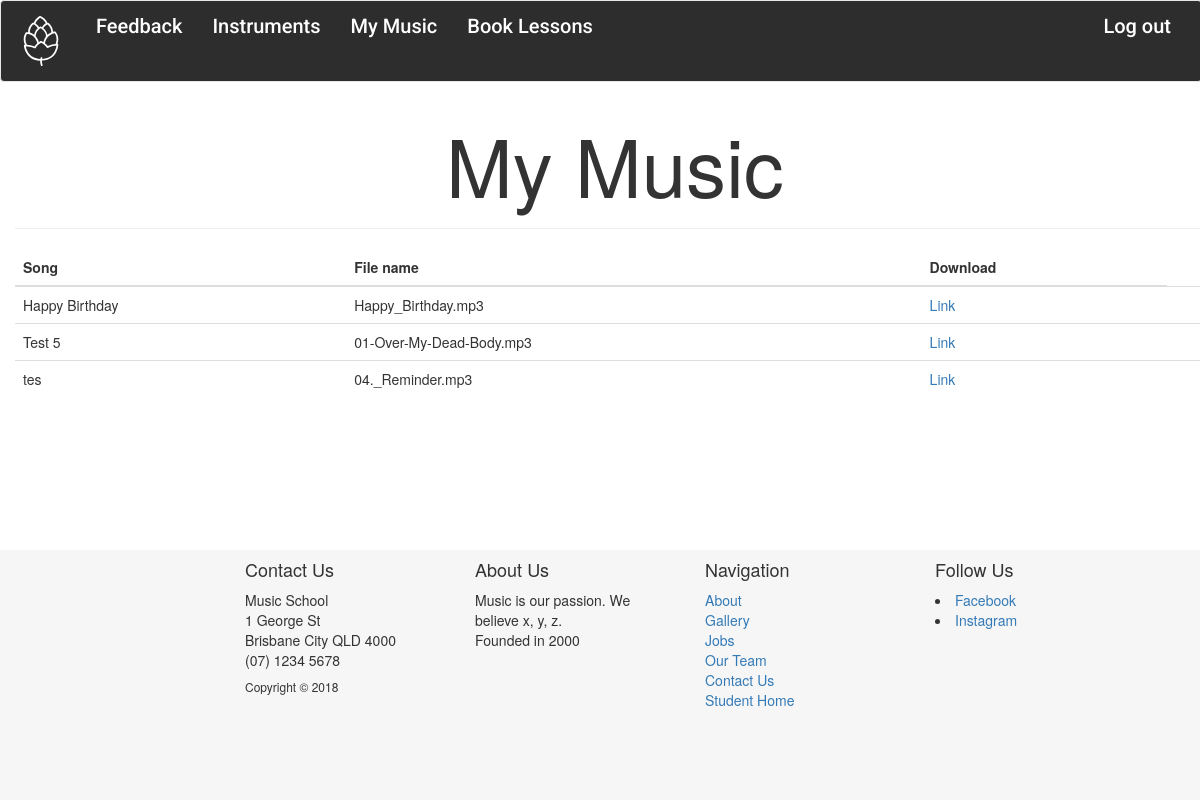
/student/my_music, run on the app's committed database.
### teacher/models.py (models this page shows, shortened)
class Song(models.Model):
    song_title = models.CharField(max_length=250)
    song_file = models.FileField(default='')

### student/views.py (the view)
class DisplayMusic(ListView):
    template_name = "student/my_music.html"
    context_object_name = "all_songs"
    def get_queryset(self):
        return Song.objects.all()

### student/templates/student/my_music.html (shortened to what this page needs)
{% extends 'student/base.html' %}
{% block body %}
<div class="container-fluid">
    <div class="row">
        <div class="col-md-12">
            <div class="text-center">
                <h1 style="font-size: 80px;">My Music</h1>
                <hr>
            </div>
        </div>
    </div>
    <div class="row">
        <div class="col-md-12">
            <table class="table">
                <thead>
                    <tr>
                      <th scope="col">Song</th>
                      <th scope="col">File name</th>
                      <th scope="col">Download</th>
                    </tr>
                </thead>
                <tbody>
                    {% for song in all_songs %}
                    <tr>
                        <td>{{ song.song_title }}</td>
                        <td>{{ song.song_file }}</td>
                        <td><a href="{{ song.song_file.url }}" target="_blank">Link</a></td>
                        <td>
                        </td>
                    </tr>
                    {% endfor %}
                </tbody>
            </table>
        </div>
    </div>
</div>
{% endblock %}

### home/static/home/style.css (style rules this page uses)
html { position: relative; min-height: 100%; }
*, *:before, *:after { box-sizing: inherit; }
.container::after, .row::after { content: ""; clear: both; display: table; }

### data on the page
Song: song_title "Happy Birthday", song_file "Happy_Birthday.mp3"
Song: song_title "Test 5", song_file "01-Over-My-Dead-Body.mp3"
Song: song_title "tes", song_file "04._Reminder.mp3"
